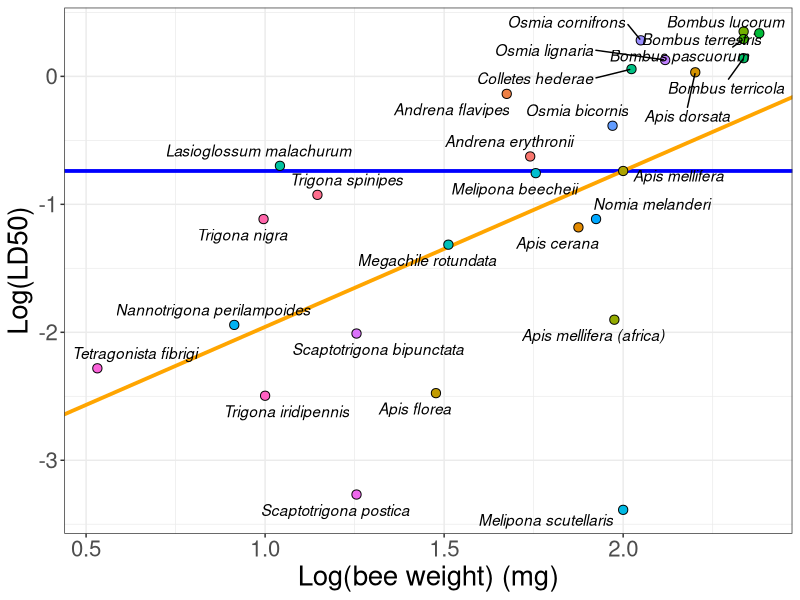

Source code (R): (Note: this script raises an error after producing the figure.)
# script for trying to adjust ld50 values by weight to other bees


# based on tobias pammingers paper
# Extrapolating Acute Contact Bee Sensitivity to Insecticides Based on Body Weight Using a Phylogenetically Informed Interspecies Scaling Framework


# load packages ####
library(tidyverse)
library(broom)
library(psych) # for calculating geometric mean 
library(ggrepel)

# read in data from publication ####
rm(list = ls()) # clean environment

df <-read.csv("ld50_adjust/2020_BeeTox_database_acute_contact_publication_final_R1.csv")

df <- df %>% mutate_if(is.character, factor) # make all characters factors


#  create a number of publications for each species
# this is  used as a weight in some models
df<- df %>%
  group_by(Scientific.Name, chemical_group) %>%
  mutate(pub_num_group = n_distinct(tox_ref)) %>% 
  ungroup() %>% 
  group_by(Scientific.Name, substance) %>%
  mutate(pub_num_compound = n_distinct(tox_ref)) %>% 
  ungroup()



# the code will be structured into 4 sections each using a different way of averaging data

# each section will be structured identically
# containing 1) data prep (averaging), 2) lm creation, 3) graph of that data with lm plotted

# there is a bonus section facetted by moa




##  averaging within paper, then within chemical group, then within species ####
species_avg_df<-df %>%  
  group_by(tox_ref, chemical_group, Scientific.Name) %>%  
  mutate(paper_avg = geometric.mean(LD50_bee))%>% 
  distinct(tox_ref, .keep_all = TRUE) %>% 
  ungroup()%>%
  group_by(chemical_group, Scientific.Name,) %>% 
  mutate(overall_avg = geometric.mean(paper_avg))%>% 
  distinct(Scientific.Name, .keep_all = TRUE)%>%
  group_by(Scientific.Name,) %>% 
  mutate(species_avg = geometric.mean(overall_avg))%>% 
  distinct(Scientific.Name, .keep_all = TRUE)%>%
  mutate(log_weight = log10(weight), log_ld50 = log10(species_avg)) # then long 10 transform weight and ld50


### linear model ####
# this would be simple lm
species_avg_lm<- species_avg_df %>%
  lm(log_ld50 ~ log_weight, data=.)

species_avg_df$residuals <- species_avg_lm$residuals

print(summary(species_avg_lm), digits=20)



#create lm that is forced through A. mellifera
regression <- lm((log_ld50 - -0.73931903) ~ I(log_weight - 2) - 1, 
              data = species_avg_df)

print(summary(regression), digits=20)

# then calculate out the intercept
intercept <- with(species_avg_df,
    -0.73931903 - 2 * coef(regression)[1])
intercept





#------------#

### graph ####
adjust_plot <- species_avg_df %>%
  ggplot(aes(x= log_weight, y=log_ld50))+
#  geom_abline(slope= 0  , intercept = -0.73931903, size = 1.3, color = "blue3")+
#  geom_abline(slope= 1.34036  , intercept = -3.420038, size= 1.3, color = "")+
    geom_abline(slope= 0  , intercept = -0.73931903, size= 1.3, color = "blue")+
    geom_abline(slope = 1.219, intercept = -3.176504, size = 1.3, color = "orange")+
  geom_point(aes(fill = Scientific.Name), color= "black", shape = 21, size = 2.8) + 
  xlab("Log(bee weight) (mg)")+
  ylab("Log(LD50)")+
  geom_text_repel(aes(label= Scientific.Name),  # add point labels
                  fontface = "italic",
                  box.padding = 0.4,
                  force = 1.5,
                  force_pull = .5)+
  theme_bw()+
  theme(legend.position = "none",
        text = element_text(size = 20))

adjust_plot

ggsave(plot = adjust_plot, file = "output/graphs/adjustplot.jpeg", width  =10, height =8)






# below is not used analyses ####

























## avg within paper, then within chem group #### ----------------
avg_df<-df %>%  
  group_by(tox_ref, chemical_group, Scientific.Name) %>%  
  mutate(paper_avg = geometric.mean(LD50_bee))%>% 
  distinct(tox_ref, .keep_all = TRUE) %>% 
  ungroup()%>%
  group_by(chemical_group, Scientific.Name,) %>% 
  mutate(overall_avg = geometric.mean(paper_avg))%>% 
  distinct(Scientific.Name, .keep_all = TRUE)%>%
  mutate(log_weight = log10(weight), log_ld50 = log10(overall_avg)) # then long 10 transform weight and ld50


# abbreviate species names for easy to read labeled points
avg_df$name <- abbreviate(avg_df$Scientific.Name, minlength = 4,
                          method = "both")


### linear model ####
lm_moa_avg<-lm(log_ld50 ~ log_weight, weights = pub_num_group, data = avg_df)
print(summary(lm_moa_avg), digits=20)




### graph ####
avg_df %>%
  ggplot(aes(x= log_weight, y=log_ld50, label=Scientific.Name
             ))+
  geom_point(aes(color=Scientific.Name)) + 
#geom_text()+  # this labels points. remove for cleaner graph
  geom_abline(slope=1, intercept = -2.964, size= 1) +
  geom_abline(slope= 1.106, intercept = -2.964, size= 1, color = "blue")+ 
  xlab("Log(bee weight) (g)")+
  ylab("Log(LD50)")+
  labs(color="Bee species")

# annotate("text", x = .8, y = 1.5, label = "Adjusted R2 = 0.16")











##  averaging within paper, then within chemical compound #### -------------
compound_avg_df<-df %>%  
  group_by(tox_ref, chemical_group, Scientific.Name)%>% 
  mutate(paper_avg = geometric.mean(LD50_bee))%>%
  distinct(tox_ref, .keep_all = TRUE) %>%
  ungroup() %>%
  group_by(substance, Scientific.Name) %>% 
  mutate(overall_avg = geometric.mean(paper_avg))%>% 
  distinct(Scientific.Name, .keep_all = TRUE)%>%
  mutate(log_weight = log10(weight), log_ld50 = log10(overall_avg))


### linear model ####
lm_comp<- compound_avg_df %>%
  lm(log_ld50 ~ log_weight, weights = pub_num_compound, data=.)
print(summary(lm_comp), digits=20)



### graph ####
compound_avg_df %>%
  ggplot(aes(x= log_weight, y=log_ld50, label=Scientific.Name
             ))+
  geom_point(aes(color=Scientific.Name)) + 
  geom_abline(slope= 1  , intercept = -2.936, size =1) +
  geom_abline(slope= 1.0888 , intercept = -2.936, size =1, color = "blue")+ 
  xlab("Log(bee weight) (g)")+
  ylab("Log(LD50)")+
  labs(color="Bee species")




## no averaging at all (plotting all studies) ####  --------------
df <- df %>%
  mutate(log_weight = log10(weight), log_ld50 = log10(LD50_bee))

### linear model ####

lm_no_avg<- df %>%
  lm(log_ld50 ~ log_weight, data=.)
print(summary(lm_no_avg), digits=20)



### graph ####
df %>%
  ggplot(aes(x= log_weight, y=log_ld50, label=Scientific.Name
             ))+
  geom_point(aes(color=Scientific.Name)) + 
  geom_abline(slope= 1  , intercept = -3.15427, size=1)+
  geom_abline(slope= 1.18856  , intercept = -3.15427, size=1, color="blue")+ 
  xlab("Log(bee weight) (g)")+
  ylab("Log(LD50)")+
  labs(color="Bee species")




















# lm split by group ####

# this corresponds to the facetted plot below
all_regress <-  avg_df %>% group_by(chemical_group) %>%
  do(mod1 = lm(log_ld50 ~ log_weight, weight = pub_num, data = .))%>% ungroup()


# use broom the extract the slope and rsq per group
glance <-all_regress %>% mutate(tidy = map(mod1, broom::tidy),
                                   glance = map(mod1, broom::glance),
                                   augment = map(mod1, broom::augment),
                                   rsq = glance %>% map_dbl('r.squared'),
                                   slope = tidy %>% map_dbl(function(x)
                                     x$estimate[2]))

glance




## facetted by ai moa ####
avg_df %>%
  ggplot(aes(x= log_weight, y=log_ld50, label=name
             ))+
  geom_point() + 
geom_text()+   # this labels points. remove for cleaner graph
facet_wrap(~chemical_group, scales = "free")+
  geom_smooth(method = "lm", mapping = aes(weight = pub_num_group))
  





comp_avg %>%
  ggplot(aes(x= log_weight, y=log_ld50
             ))+
  geom_point(aes(color=Scientific.Name)) + 
  geom_smooth(method = "lm", mapping = aes(weight = pub_num))










# graveyard ####


# old r2 calculation ####


#----------- #

# calculating R2 for fitting lm by hand
# residuals from your prediction
RSS = sum((species_avg_lm$residuals)^2)

RSS = sum((species_avg_lm$fitted.values - species_avg_lm$model$log_ld50)^2)

# total residuals from data
TSS = sum((species_avg_lm$model$log_ld50 - mean(species_avg_lm$model$log_ld50))^2)    

1-RSS/TSS

### linear model ####
species_avg_lm<- species_avg_df %>%
  lm(log_ld50 ~ log_weight, data=.)

species_avg_df$residuals <- species_avg_lm$residuals

print(summary(species_avg_lm), digits=20)



# below is the formula for the unadjusted 1:1 line if plotting on log log scale
unadjusted<-(lm(log_ld50-0.037119 ~ 1 + offset(log_weight), data = species_avg_df))



# calculating R2 for fitting lm by hand
# residuals from your prediction
RSS = sum((species_avg_lm$residuals)^2)

RSS = sum((species_avg_lm$fitted.values - species_avg_lm$model$log_ld50)^2)
# total residuals from data
TSS = sum((species_avg_lm$model$log_ld50 - mean(species_avg_lm$model$log_ld50))^2)    

1-RSS/TSS

####
# calculating R2 for 1:1 lm by hand

# residuals from your prediction
RSS_test = sum((unadjusted$residuals)^2)

RSS_test = sum((unadjusted$fitted.values - (unadjusted$model$`log_ld50 - 0.037119`))^2)

# total residuals from data
TSS_test = sum(((unadjusted$model$`log_ld50 - 0.037119`) - mean((unadjusted$model$`log_ld50 - 0.037119`)))^2)    

1-RSS_test/TSS_test







# calculate residuals
species_avg_df %>%
  filter(Scientific.Name == "Apis mellifera") %>%
  select(residuals)


# double checking a few discrepencies

#their ld50 value for A. cerana organochlorine is ~0.01 and im getting 0.09
# they have also removed osmia cornifrons from neonicotinoids (nitro)
# other things are wrong.. hmm...


#doble checking the LD50 value for A. cerana organochlorine
# im getting a different value than is plotted in manuscript... 
# manuscript is getting ~0.01
# im getting 0.09

x <-c(1.58000,1.40000,1.60000,1.23000,1.15000,1.34000)
y<- geometric.mean(x)

xprime<- c(0.00250,0.01600)
yprime<- geometric.mean(xtwo)

z<- c(y,ytwo)

geometric.mean(z)




## old graphs ####

## all data graph ####

# this graph would correspond to the first lm of geometric means
avg_df %>%
  ggplot(aes(x= log_weight, y=log_ld50, label=Scientific.Name
             ))+
  geom_point(aes(color=Scientific.Name)) + 
#geom_text()+  # this labels points. remove for cleaner graph
  geom_smooth(method = "lm", mapping = aes(weight = pub_num))+
  geom_abline(slope=1, intercept = -2.964)
  

# lets also look at non averaged numbers
df %>%
  ggplot(aes(x= log_weight, y=log_ld50, label=Scientific.Name
             ))+
  geom_point(aes(color=Scientific.Name)) + 
#geom_text()+  # this labels points. remove for cleaner graph
  geom_smooth(method = "lm", mapping = aes(weight = pub_num))+
  geom_abline(slope= 1  , intercept = -3.154)


# then averaged by bee

species_avg_df %>%
  ggplot(aes(x= log_weight, y=log_ld50, label=name
             ))+
  geom_point(aes(color=Scientific.Name)) + 
geom_text()+  # this labels points. remove for cleaner graph
  geom_smooth(method = "lm", mapping = aes(weight = pub_num))+
  geom_abline(slope= 1  , intercept = -3.324)



